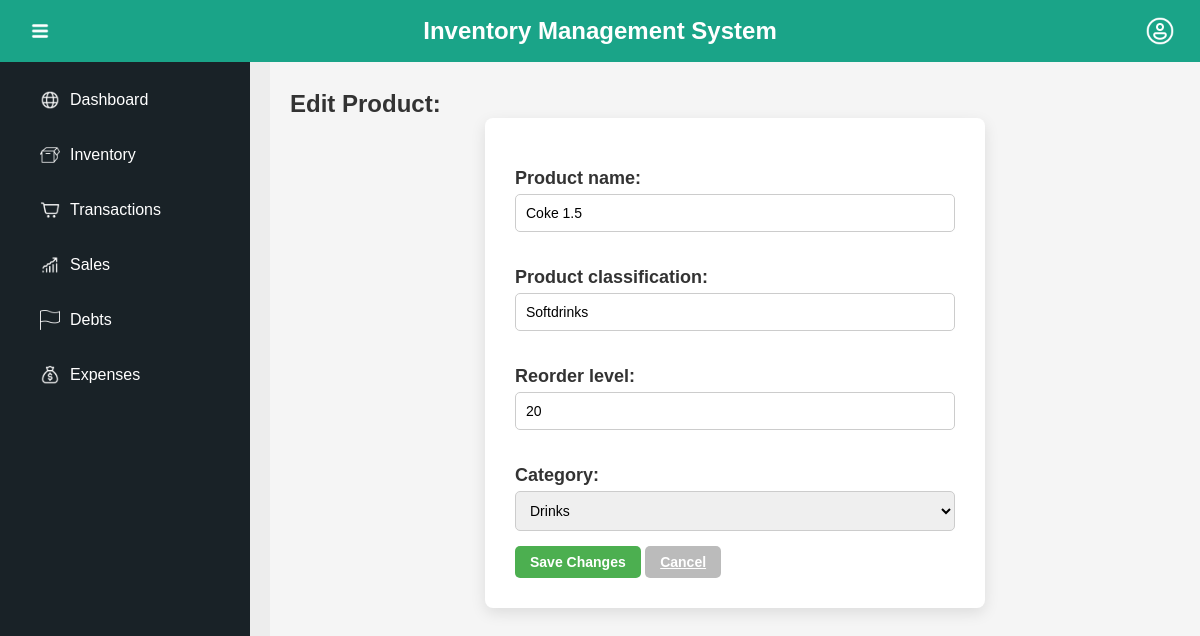
Page /inventory/edit_product/1/ on the committed database.
### ProductManagement_APP/models.py (models this page shows, shortened)
class Product(models.Model):
    product_id = models.AutoField(primary_key=True)
    product_name = models.CharField(max_length=255, unique=True)
    product_classification = models.CharField(max_length=100)
    reorder_level = models.IntegerField()
    category = models.ForeignKey(Category, on_delete=models.CASCADE)

### ProductManagement_APP/views.py (the view)
# urls.py: path('edit_product/<int:product_id>/', views.edit_product, name='edit_product'),
def edit_product(request, product_id):
    product = get_object_or_404(Product, product_id=product_id)
    if request.method == 'POST':
        product_form = ProductForm(request.POST, instance=product)
        if product_form.is_valid():
            product_form.save()
            return redirect('ProductManagement_APP:inventory_list')
    else:
        product_form = ProductForm(instance=product)
    return render(request, 'inventory/edit_product.html', {'product_form': product_form})

### ProductManagement_APP/forms.py
class ProductForm(forms.ModelForm):
    class Meta:
        model = Product
        fields = ['product_name', 'product_classification', 'reorder_level', 'category']

### ProductManagement_APP/models.py (called while the page is built)
    def __str__(self):
        return self.name

### ProductManagement_APP/templates/inventory/edit_product.html (shortened to what this page needs)
{% extends 'MGSariSari_Inventory/base.html' %}
{% block content %}
    <h2>Edit Product: {{ product.product_name }}</h2>
    <form method="POST" class="form">
        {{ product_form.as_p }}
        <button type="submit" class="button save">Save Changes</button>
        <a href="{% url 'ProductManagement_APP:inventory_list' %}" class="button cancel">Cancel</a>
    </form>
{% endblock %}

### MGSariSari_Inventory/static/css/dashboard.css (style rules this page uses)
* { margin: 0; padding: 0; box-sizing: border-box; font-family: Arial, sans-serif; }
body, html { height: 100%; width: 100%; overflow: hidden; }
.main-content p { font-size: 18px; color: #20282c; margin-top: 20px; }

### ProductManagement_APP/static/inventory/dashboard.css (style rules this page uses)
* { margin: 0; padding: 0; box-sizing: border-box; font-family: Arial, sans-serif; }
body, html { height: 100%; width: 100%; overflow: hidden; }
.main-content p { font-size: 18px; color: #20282c; margin-top: 20px; }

### ProductManagement_APP/static/inventory/inventory.css (style rules this page uses)
* { margin: 0; padding: 0; box-sizing: border-box; }
body { display: flex; font-family: 'Arial', sans-serif; color: #333; background-color: #f5f5f5; margin: 0; }
.button { padding: 8px 15px; border: none; border-radius: 5px; cursor: pointer; font-size: 14px; font-weight: bold; background-color: #5cb6a4; color: #FFF; transition: background-color 0.3s; }
label { font-weight: bold; color: #333; margin-right: 10px; }
.form { max-width: 500px; margin: 0 auto; padding: 30px; background-color: #fff; border-radius: 8px; box-shadow: 0px 5px 15px rgba(0, 0, 0, 0.1); }
.form label { font-weight: bold; display: block; margin-bottom: 5px; color: #333; }
.form input[type="text"], .form input[type="number"], .form select { width: 100%; padding: 10px; margin-bottom: 15px; border: 1px solid #ccc; border-radius: 5px; font-size: 14px; }
.save { background-color: #4CAF50; color: white; }
.cancel { background-color: #bbb; }

### MGSariSari_Inventory/templates/MGSariSari_Inventory/base.html (style rules this page uses)
body { font-family: Arial, sans-serif; background-color: #f5f5f5; margin: 0; padding: 0; }

### rows in the picture
Product: product_name "Coke 1.5", product_classification "Softdrinks", reorder_level "20", category "Drinks"
